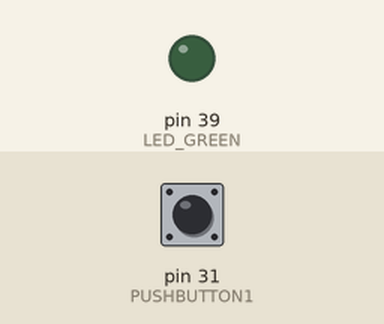
Simulated run of this sketch. Board: Arduino Mega 2560, built with avr-gcc and run on an emulated ATmega2560. Parts: output pins drawn as LEDs (lit = HIGH). Inputs (shaded band) come from the test bench; at power-on: pin 31 (PUSHBUTTON1) HIGH. The ROS host is connected and sends only what is stated.

Above: at 1.2 s.
1.3 s: pin 31 (PUSHBUTTON1) pulled LOW for 0.15 s
At 1.42 s:
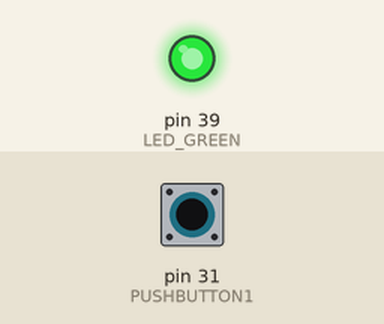
3.0 s: pin 31 (PUSHBUTTON1) pulled LOW for 3.2 s
At 7.2 s:
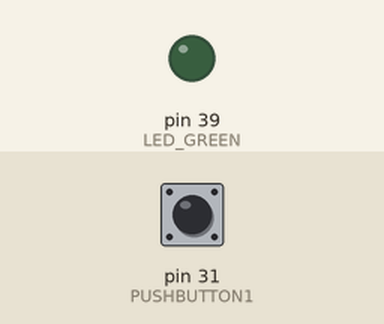
Timing chart, 0 to 8.7 s (numbered marks = the images above; inputs shaded):
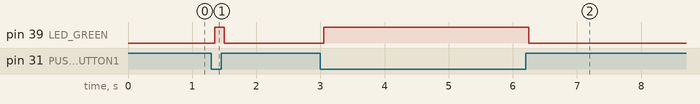

The sketch:

energia_buttons_pulbisher.ino
```cpp
#include "ros.h"
#include "std_msgs/Bool.h"

#define PUSHBUTTON1   31
#define PUSHBUTTON2   17

#define LED_GREEN     39
#define LED_RED       30
#define LED_BLUDE     40

ros::NodeHandle nh;
std_msgs::Bool pushed_msg;
ros::Publisher pub_button("pushed", &pushed_msg);

bool last_reading;
long last_debounce_time = 0;
long debounce_delay = 50;
bool published = true;

void setup() {
  // put your setup code here, to run once:
  nh.initNode();
  nh.advertise(pub_button);

  pinMode(LED_GREEN, OUTPUT);
  pinMode(PUSHBUTTON1, INPUT_PULLUP);

  digitalWrite(PUSHBUTTON1, HIGH);

  last_reading = !digitalRead(PUSHBUTTON1);
}

void loop() {
  // put your main code here, to run repeatedly:
  bool reading = ! digitalRead(PUSHBUTTON1);

  if(last_reading != reading)
  {
    last_debounce_time = millis();
    published = false;
  }

  if(!published && (millis() - last_debounce_time) > debounce_delay)
  {
    digitalWrite(LED_GREEN, reading);
    pushed_msg.data = reading;
    pub_button.publish(&pushed_msg);
    published = true;
  }

  last_reading = reading;

  nh.spinOnce();

 }
```

Measured:
- after the input at 1.3 s, pin 39 (LED_GREEN): LOW → HIGH after 0.05 s, → LOW 0.15 s later
- after the input at 3.0 s, pin 39 (LED_GREEN): LOW → HIGH after 0.05 s, → LOW 3.2 s later
